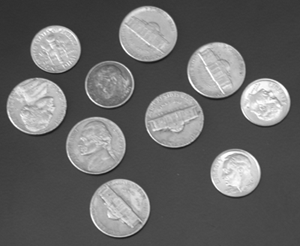
%> input picture sessional4/coins.png, 300 x 246 px
$ octave segmentation.m   (GNU Octave 9; MATLAB toolbox functions it lacks are replaced by stand-ins)
%> lines starting %> are read from the running program, lines starting %| are printed output that depends on the picture; in (x1, y1, x2, y2) boxes, pixels count from 0 and x2, y2 are one past the last pixel; in counts of white or black regions, pixels touching at a corner belong together; the program's own positions count from 1
%------------------------------------------------------------------------------------------------
% Demo to illustrate simple blob detection, measurement, and filtering.
% Requires the Image Processing Toolbox (IPT) because it demonstates some functions
% supplied by that toolbox, plus it uses the "coins" demo image supplied with that toolbox.
% If you have the IPT (you can check by typing ver on the command line), you should be able to
% run this demo code simply by copying and pasting this code into a new editor window,
% and then clicking the green "run" triangle on the toolbar.
% Running time = 7.5 seconds the first run and 2.5 seconds on subsequent runs.
% A similar Mathworks demo:
% http://www.mathworks.com/products/image/demos.html?file=/products/demos/shipping/images/ipexprops.html
% Code written and posted by ImageAnalyst, July 2009.  Updated April 2015 for MATLAB release R2015a
%------------------------------------------------------------------------------------------------
% function BlobsDemo()
% echo on;
% Startup code.
tic; % Start timer.
clc; % Clear command window.
clearvars; % Get rid of variables from prior run of this m-file.
fprintf('Running BlobsDemo.m...\n'); % Message sent to command window.
workspace; % Make sure the workspace panel with all the variables is showing.
imtool close all;  % Close all imtool figures.
format long g;
format compact;
captionFontSize = 14;

% Check that user has the Image Processing Toolbox installed.
hasIPT = license('test', 'image_toolbox');
if ~hasIPT
	% User does not have the toolbox installed.
	message = sprintf('Sorry, but you do not seem to have the Image Processing Toolbox.\nDo you want to try to continue anyway?');
	reply = questdlg(message, 'Toolbox missing', 'Yes', 'No', 'Yes');
%> the answer given: Yes
	if strcmpi(reply, 'No')
		% User said No, so exit.
		return;
	end
end

% Read in a standard MATLAB demo image of coins (US nickles and dimes, which are 5 cent and 10 cent coins)
baseFileName = 'coins.png';
folder = fileparts(which(baseFileName)); % Determine where demo folder is (works with all versions).
fullFileName = fullfile(folder, baseFileName);
if ~exist(fullFileName, 'file')
	% It doesn't exist in the current folder.
	% Look on the search path.
	if ~exist(baseFileName, 'file')
		% It doesn't exist on the search path either.
		% Alert user that we can't find the image.
		warningMessage = sprintf('Error: the input image file\n%s\nwas not found.\nClick OK to exit the demo.', fullFileName);
		uiwait(warndlg(warningMessage));
		fprintf(1, 'Finished running BlobsDemo.m.\n');
		return;
	end
	% Found it on the search path.  Construct the file name.
	fullFileName = baseFileName; % Note: don't prepend the folder.
end
% If we get here, we should have found the image file.
originalImage = imread(fullFileName);
%> originalImage is the input picture: size 246x300 uint8; min 23, max 255, mean 103
% Check to make sure that it is grayscale, just in case the user substituted their own image.
[rows, columns, numberOfColorChannels] = size(originalImage);
%> rows = 246; columns = 300; numberOfColorChannels = 1
if numberOfColorChannels > 1
	promptMessage = sprintf('Your image file has %d color channels.\nThis demo was designed for grayscale images.\nDo you want me to convert it to grayscale for you so you can continue?', numberOfColorChannels);
	button = questdlg(promptMessage, 'Continue', 'Convert and Continue', 'Cancel', 'Convert and Continue');
	if strcmp(button, 'Cancel')
		fprintf(1, 'Finished running BlobsDemo.m.\n');
		return;
	end
	% Do the conversion using standard book formula
	originalImage = rgb2gray(originalImage);
end

% Display the grayscale image.
subplot(3, 3, 1);
imshow(originalImage);
% Maximize the figure window.
set(gcf, 'units','normalized','outerposition',[0 0 1 1]);
% Force it to display RIGHT NOW (otherwise it might not display until it's all done, unless you've stopped at a breakpoint.)
drawnow;
caption = sprintf('Original "coins" image showing\n6 nickels (the larger coins) and 4 dimes (the smaller coins).');
title(caption, 'FontSize', captionFontSize);
axis image; % Make sure image is not artificially stretched because of screen's aspect ratio.

% Just for fun, let's get its histogram and display it.
[pixelCount, grayLevels] = imhist(originalImage);
%> pixelCount = 256 values, max 4264 at index 74, min 0 at index 1, mean 288.3; grayLevels = 256 values from 0 to 255
subplot(3, 3, 2);
bar(pixelCount);
title('Histogram of original image', 'FontSize', captionFontSize);
xlim([0 grayLevels(end)]); % Scale x axis manually.
grid on;

% Threshold the image to get a binary image (only 0's and 1's) of class "logical."
% Method #1: using im2bw()
%   normalizedThresholdValue = 0.4; % In range 0 to 1.
%   thresholdValue = normalizedThresholdValue * max(max(originalImage)); % Gray Levels.
%   binaryImage = im2bw(originalImage, normalizedThresholdValue);       % One way to threshold to binary
% Method #2: using a logical operation.
thresholdValue = 100;
binaryImage = originalImage > thresholdValue; % Bright objects will be chosen if you use >.
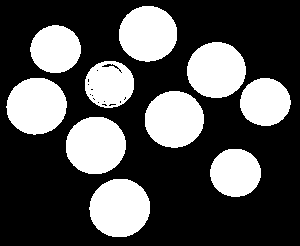
%> binaryImage: size 246x300 logical; 31.9% white; 10 white regions, largest, box (x1, y1, x2, y2) and area: (89, 179, 150, 237) 2796, (66, 117, 126, 174) 2725, (6, 78, 67, 135) 2693
% ========== IMPORTANT OPTION ============================================================
% Use < if you want to find dark objects instead of bright objects.
%   binaryImage = originalImage < thresholdValue; % Dark objects will be chosen if you use <.

% Do a "hole fill" to get rid of any background pixels or "holes" inside the blobs.
binaryImage = imfill(binaryImage, 'holes');
%> binaryImage: size 246x300 logical; 32% white; 10 white regions

% Show the threshold as a vertical red bar on the histogram.
hold on;
maxYValue = ylim;
line([thresholdValue, thresholdValue], maxYValue, 'Color', 'r');
% Place a text label on the bar chart showing the threshold.
annotationText = sprintf('Thresholded at %d gray levels', thresholdValue);
% For text(), the x and y need to be of the data class "double" so let's cast both to double.
text(double(thresholdValue + 5), double(0.5 * maxYValue(2)), annotationText, 'FontSize', 10, 'Color', [0 .5 0]);
text(double(thresholdValue - 70), double(0.94 * maxYValue(2)), 'Background', 'FontSize', 10, 'Color', [0 0 .5]);
text(double(thresholdValue + 50), double(0.94 * maxYValue(2)), 'Foreground', 'FontSize', 10, 'Color', [0 0 .5]);

% Display the binary image.
subplot(3, 3, 3);
imshow(binaryImage);
title('Binary Image, obtained by thresholding', 'FontSize', captionFontSize);

% Identify individual blobs by seeing which pixels are connected to each other.
% Each group of connected pixels will be given a label, a number, to identify it and distinguish it from the other blobs.
% Do connected components labeling with either bwlabel() or bwconncomp().
labeledImage = bwlabel(binaryImage, 8);     % Label each blob so we can make measurements of it
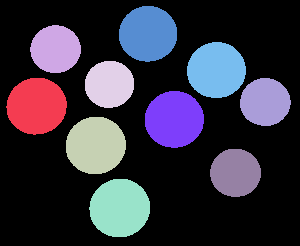
%> labeledImage: size 246x300 double; 11 distinct labels, from 0 to 10; one colour per label, 0 black
% labeledImage is an integer-valued image where all pixels in the blobs have values of 1, or 2, or 3, or ... etc.
subplot(3, 3, 4);
imshow(labeledImage, []);  % Show the gray scale image.
title('Labeled Image, from bwlabel()', 'FontSize', captionFontSize);

% Let's assign each blob a different color to visually show the user the distinct blobs.
coloredLabels = label2rgb (labeledImage, 'hsv', 'k', 'shuffle'); % pseudo random color labels
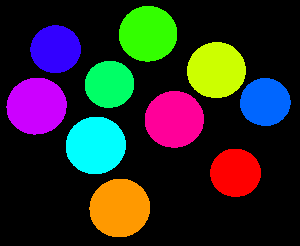
%> coloredLabels: size 246x300x3 uint8; mean R, G, B 43.2, 42, 39.9
% coloredLabels is an RGB image.  We could have applied a colormap instead (but only with R2014b and later)
subplot(3, 3, 5);
imshow(coloredLabels);
axis image; % Make sure image is not artificially stretched because of screen's aspect ratio.
caption = sprintf('Pseudo colored labels, from label2rgb().\nBlobs are numbered from top to bottom, then from left to right.');
title(caption, 'FontSize', captionFontSize);

% Get all the blob properties.  Can only pass in originalImage in version R2008a and later.
blobMeasurements = regionprops(labeledImage, originalImage, 'all');
%> blobMeasurements = 10 regions; largest, box (x1, y1, x2, y2), Area, Centroid, MajorAxisLength, MinorAxisLength and Eccentricity: (89, 179, 150, 237) 2796 [120.3 208.6] 61 58.39 0.289, (66, 117, 126, 174) 2725 [96.3 146] 60.44 57.43 0.312, (6, 78, 67, 135) 2693 [37.1 106.7] 60.55 56.66 0.353
numberOfBlobs = size(blobMeasurements, 1);
%> numberOfBlobs = 10

% bwboundaries() returns a cell array, where each cell contains the row/column coordinates for an object in the image.
% Plot the borders of all the coins on the original grayscale image using the coordinates returned by bwboundaries.
subplot(3, 3, 6);
imshow(originalImage);
title('Outlines, from bwboundaries()', 'FontSize', captionFontSize);
axis image; % Make sure image is not artificially stretched because of screen's aspect ratio.
hold on;
boundaries = bwboundaries(binaryImage);
%> boundaries = 10 boundaries; largest, box (x1, y1, x2, y2) and points: (89, 179, 150, 237) 168, (66, 117, 126, 174) 167, (6, 78, 67, 135) 165, (145, 91, 204, 148) 164, (187, 42, 246, 98) 162
numberOfBoundaries = size(boundaries, 1);
%> numberOfBoundaries = 10
for k = 1 : numberOfBoundaries
	thisBoundary = boundaries{k};
	plot(thisBoundary(:,2), thisBoundary(:,1), 'g', 'LineWidth', 2);
end
%> this loop made 10 passes
hold off;

textFontSize = 14;	% Used to control size of "blob number" labels put atop the image.
labelShiftX = -7;	% Used to align the labels in the centers of the coins.
blobECD = zeros(1, numberOfBlobs);
% Print header line in the command window.
fprintf(1,'Blob #      Mean Intensity  Area   Perimeter    Centroid       Diameter\n');
% Loop over all blobs printing their measurements to the command window.
for k = 1 : numberOfBlobs           % Loop through all blobs.
	% Find the mean of each blob.  (R2008a has a better way where you can pass the original image
	% directly into regionprops.  The way below works for all versions including earlier versions.)
	thisBlobsPixels = blobMeasurements(k).PixelIdxList;  % Get list of pixels in current blob.
	meanGL = mean(originalImage(thisBlobsPixels)); % Find mean intensity (in original image!)
	meanGL2008a = blobMeasurements(k).MeanIntensity; % Mean again, but only for version >= R2008a

	blobArea = blobMeasurements(k).Area;		% Get area.
	blobPerimeter = blobMeasurements(k).Perimeter;		% Get perimeter.
	blobCentroid = blobMeasurements(k).Centroid;		% Get centroid one at a time
	blobECD(k) = sqrt(4 * blobArea / pi);					% Compute ECD - Equivalent Circular Diameter.
	fprintf(1,'#%2d %17.1f %11.1f %8.1f %8.1f %8.1f % 8.1f\n', k, meanGL, blobArea, blobPerimeter, blobCentroid, blobECD(k));
	% Put the "blob number" labels on the "boundaries" grayscale image.
	text(blobCentroid(1) + labelShiftX, blobCentroid(2), num2str(k), 'FontSize', textFontSize, 'FontWeight', 'Bold');
end
%> this loop made 10 passes
%> (meanGL, meanGL2008a, blobArea, blobPerimeter, blobCentroid) on passes 1 to 10: (186, 186, 2693, 181.9, [37.12 106.7]), (184.6, 184.6, 1899, 151.8, [56.14 49.77]), (171.9, 171.9, 2725, 182.2, [96.27 146]), (132.6, 132.6, 1840, 149.1, [110 84.89]), (179.8, 179.8, 2796, 184.6, [120.3 208.6]), (179.3, 179.3, 2563, 176.6, [148.6 34.42]), (172.3, 172.3, 2648, 179.9, [174.8 120]), (183.8, 183.8, 2598, 178.3, [217 70.75]), (206.5, 206.5, 1935, 152.7, [236 173.4]), (208.9, 208.9, 1906, 152.4, [265.8 102.7])
%| # 1             186.0      2693.0    181.9     37.1    106.7     58.6
%| # 2             184.6      1899.0    151.8     56.1     49.8     49.2
%| # 3             171.9      2725.0    182.2     96.3    146.0     58.9
%| # 4             132.6      1840.0    149.1    110.0     84.9     48.4
%| # 5             179.8      2796.0    184.6    120.3    208.6     59.7
%| # 6             179.3      2563.0    176.6    148.6     34.4     57.1
%| # 7             172.3      2648.0    179.9    174.8    120.0     58.1
%| # 8             183.8      2598.0    178.3    217.0     70.8     57.5
%> (further printed lines are left out)
%> after the loop, blobECD = [58.56 49.17 58.9 48.4 59.67 57.13 58.06 57.51 49.64 49.26]

% Now, I'll show you another way to get centroids.
% We can get the centroids of ALL the blobs into 2 arrays,
% one for the centroid x values and one for the centroid y values.
allBlobCentroids = [blobMeasurements.Centroid];
%> allBlobCentroids = 20 values, max 265.8 at index 19, min 34.42 at index 12, mean 128
centroidsX = allBlobCentroids(1:2:end-1);
%> centroidsX = [37.12 56.14 96.27 110 120.3 148.6 174.8 217 236 265.8]
centroidsY = allBlobCentroids(2:2:end);
%> centroidsY = [106.7 49.77 146 84.89 208.6 34.42 120 70.75 173.4 102.7]
% Put the labels on the rgb labeled image also.
subplot(3, 3, 5);
for k = 1 : numberOfBlobs           % Loop through all blobs.
	text(centroidsX(k) + labelShiftX, centroidsY(k), num2str(k), 'FontSize', textFontSize, 'FontWeight', 'Bold');
end

% Now I'll demonstrate how to select certain blobs based using the ismember() function.
% Let's say that we wanted to find only those blobs
% with an intensity between 150 and 220 and an area less than 2000 pixels.
% This would give us the three brightest dimes (the smaller coin type).
allBlobIntensities = [blobMeasurements.MeanIntensity];
%> allBlobIntensities = [186 184.6 171.9 132.6 179.8 179.3 172.3 183.8 206.5 208.9]
allBlobAreas = [blobMeasurements.Area];
%> allBlobAreas = [2693 1899 2725 1840 2796 2563 2648 2598 1935 1906]
% Get a list of the blobs that meet our criteria and we need to keep.
% These will be logical indices - lists of true or false depending on whether the feature meets the criteria or not.
% for example [1, 0, 0, 1, 1, 0, 1, .....].  Elements 1, 4, 5, 7, ... are true, others are false.
allowableIntensityIndexes = (allBlobIntensities > 150) & (allBlobIntensities < 220);
%> allowableIntensityIndexes = [true true true false true true true true true true]
allowableAreaIndexes = allBlobAreas < 2000; % Take the small objects.
%> allowableAreaIndexes = [false true false true false false false false true true]
% Now let's get actual indexes, rather than logical indexes, of the  features that meet the criteria.
% for example [1, 4, 5, 7, .....] to continue using the example from above.
keeperIndexes = find(allowableIntensityIndexes & allowableAreaIndexes);
%> keeperIndexes = [2 9 10]
% Extract only those blobs that meet our criteria, and
% eliminate those blobs that don't meet our criteria.
% Note how we use ismember() to do this.  Result will be an image - the same as labeledImage but with only the blobs listed in keeperIndexes in it.
keeperBlobsImage = ismember(labeledImage, keeperIndexes);
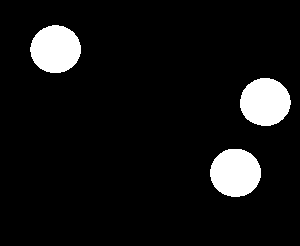
%> keeperBlobsImage: size 246x300 logical; 7.8% white; 3 white regions, box (x1, y1, x2, y2) and area: (210, 149, 261, 197) 1935, (240, 78, 291, 126) 1906, (30, 25, 81, 73) 1899
% Re-label with only the keeper blobs kept.
labeledDimeImage = bwlabel(keeperBlobsImage, 8);     % Label each blob so we can make measurements of it
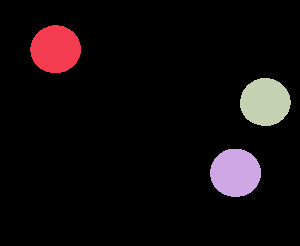
%> labeledDimeImage: size 246x300 double; 4 distinct labels, from 0 to 3; one colour per label, 0 black
% Now we're done.  We have a labeled image of blobs that meet our specified criteria.
subplot(3, 3, 7);
imshow(labeledDimeImage, []);
axis image;
title('"Keeper" blobs (3 brightest dimes in a re-labeled image)', 'FontSize', captionFontSize);
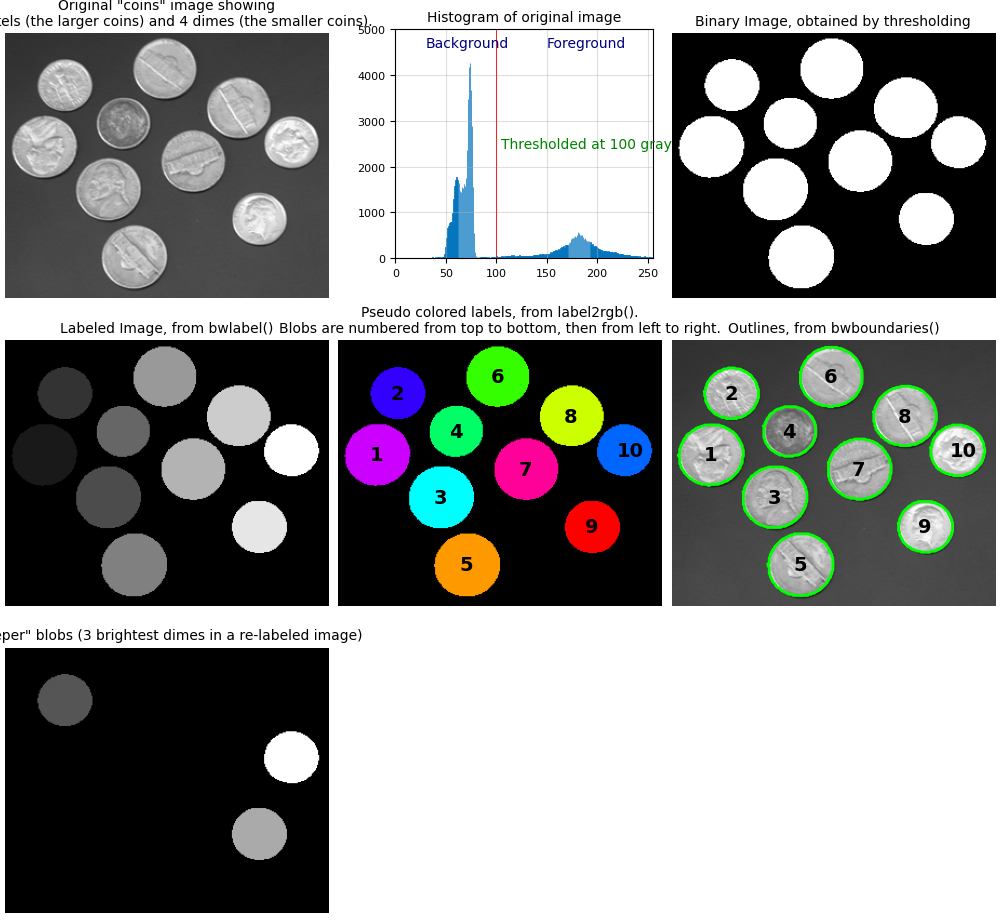
%> figure redrawn from the program's plot data, 7 panels

% Plot the centroids in the original image in the upper left.
% Dimes will have a red cross, nickels will have a blue X.
message = sprintf('Now I will plot the centroids over the original image in the upper left.\nPlease look at the upper left image.');
reply = questdlg(message, 'Plot Centroids?', 'OK', 'Cancel', 'Cancel');
%> the answer given: Cancel
% Note: reply will = '' for Upper right X, 'OK' for OK, and 'Cancel' for Cancel.
if strcmpi(reply, 'Cancel')
	return;
end
subplot(3, 3, 1);
hold on; % Don't blow away image.
for k = 1 : numberOfBlobs           % Loop through all keeper blobs.
	% Identify if blob #k is a dime or nickel.
	itsADime = allBlobAreas(k) < 2200; % Dimes are small.
	if itsADime
		% Plot dimes with a red +.
		plot(centroidsX(k), centroidsY(k), 'r+', 'MarkerSize', 10, 'LineWidth', 2);
	else
		% Plot dimes with a blue x.
		plot(centroidsX(k), centroidsY(k), 'bx', 'MarkerSize', 10, 'LineWidth', 2);
	end
end


% Now use the keeper blobs as a mask on the original image.
% This will let us display the original image in the regions of the keeper blobs.
maskedImageDime = originalImage; % Simply a copy at first.
maskedImageDime(~keeperBlobsImage) = 0;  % Set all non-keeper pixels to zero.
subplot(3, 3, 8);
imshow(maskedImageDime);
axis image;
title('Only the 3 brightest dimes from the original image', 'FontSize', captionFontSize);

% Now let's get the nickels (the larger coin type).
keeperIndexes = find(allBlobAreas > 2000);  % Take the larger objects.
% Note how we use ismember to select the blobs that meet our criteria.
nickelBinaryImage = ismember(labeledImage, keeperIndexes);
% Let's get the nickels from the original grayscale image, with the other non-nickel pixels blackened.
% In other words, we will create a "masked" image.
maskedImageNickel = originalImage; % Simply a copy at first.
maskedImageNickel(~nickelBinaryImage) = 0;  % Set all non-nickel pixels to zero.
subplot(3, 3, 9);
imshow(maskedImageNickel, []);
axis image;
title('Only the nickels from the original image', 'FontSize', captionFontSize);

elapsedTime = toc;
% Alert user that the demo is done and give them the option to save an image.
message = sprintf('Done making measurements of the features.\n\nElapsed time = %.2f seconds.', elapsedTime);
message = sprintf('%s\n\nCheck out the figure window for the images.\nCheck out the command window for the numerical results.', message);
message = sprintf('%s\n\nDo you want to save the pseudo-colored image?', message);
reply = questdlg(message, 'Save image?', 'Yes', 'No', 'No');
% Note: reply will = '' for Upper right X, 'Yes' for Yes, and 'No' for No.
if strcmpi(reply, 'Yes')
	% Ask user for a filename.
	FilterSpec = {'*.PNG', 'PNG Images (*.png)'; '*.tif', 'TIFF images (*.tif)'; '*.*', 'All Files (*.*)'};
	DialogTitle = 'Save image file name';
	% Get the default filename.  Make sure it's in the folder where this m-file lives.
	% (If they run this file but the cd is another folder then pwd will show that folder, not this one.
	thisFile = mfilename('fullpath');
	[thisFolder, baseFileName, ext] = fileparts(thisFile);
	DefaultName = sprintf('%s/%s.tif', thisFolder, baseFileName);
	[fileName, specifiedFolder] = uiputfile(FilterSpec, DialogTitle, DefaultName);
	if fileName ~= 0
		% Parse what they actually specified.
		[folder, baseFileName, ext] = fileparts(fileName);
		% Create the full filename, making sure it has a tif filename.
		fullImageFileName = fullfile(specifiedFolder, [baseFileName '.tif']);
		% Save the labeled image as a tif image.
		imwrite(uint8(coloredLabels), fullImageFileName);
		% Just for fun, read image back into the imtool utility to demonstrate that tool.
		tifimage = imread(fullImageFileName);
		imtool(tifimage, []);
	end
end

message = sprintf('Would you like to crop out each coin to individual images?');
reply = questdlg(message, 'Extract Individual Images?', 'Yes', 'No', 'Yes');
% Note: reply will = '' for Upper right X, 'Yes' for Yes, and 'No' for No.
if strcmpi(reply, 'Yes')
	figure;	% Create a new figure window.
	% Maximize the figure window.
	set(gcf, 'Units','Normalized','OuterPosition',[0 0 1 1]);
	for k = 1 : numberOfBlobs           % Loop through all blobs.
		% Find the bounding box of each blob.
		thisBlobsBoundingBox = blobMeasurements(k).BoundingBox;  % Get list of pixels in current blob.
		% Extract out this coin into it's own image.
		subImage = imcrop(originalImage, thisBlobsBoundingBox);
		% Determine if it's a dime (small) or a nickel (large coin).
		if blobMeasurements(k).Area > 2200
			coinType = 'nickel';
		else
			coinType = 'dime';
		end
		% Display the image with informative caption.
		subplot(3, 4, k);
		imshow(subImage);
		caption = sprintf('Coin #%d is a %s.\nDiameter = %.1f pixels\nArea = %d pixels', ...
			k, coinType, blobECD(k), blobMeasurements(k).Area);
		title(caption, 'FontSize', textFontSize);
	end

	% Display the MATLAB "peaks" logo.
	logoFig = subplot(3, 4, 11:12);
	caption = sprintf('A MATLAB Tutorial by ImageAnalyst');
	text(0.5,1.15, caption, 'Color','r', 'FontSize', 18, 'FontWeight','b', 'HorizontalAlignment', 'Center') ;
	positionOfLowerRightPlot = get(logoFig, 'position');
	L = 40*membrane(1,25);
	logoax = axes('CameraPosition', [-193.4013 -265.1546  220.4819],...
		'CameraTarget',[26 26 10], ...
		'CameraUpVector',[0 0 1], ...
		'CameraViewAngle',9.5, ...
		'DataAspectRatio', [1 1 .9],...
		'Position', positionOfLowerRightPlot, ...
		'Visible','off', ...
		'XLim',[1 51], ...
		'YLim',[1 51], ...
		'ZLim',[-13 40], ...
		'parent',gcf);
	s = surface(L, ...
		'EdgeColor','none', ...
		'FaceColor',[0.9 0.2 0.2], ...
		'FaceLighting','phong', ...
		'AmbientStrength',0.3, ...
		'DiffuseStrength',0.6, ...
		'Clipping','off',...
		'BackFaceLighting','lit', ...
		'SpecularStrength',1, ...
		'SpecularColorReflectance',1, ...
		'SpecularExponent',7, ...
		'Tag','TheMathWorksLogo', ...
		'parent',logoax);
	l1 = light('Position',[40 100 20], ...
		'Style','local', ...
		'Color',[0 0.8 0.8], ...
		'parent',logoax);
	l2 = light('Position',[.5 -1 .4], ...
		'Color',[0.8 0.8 0], ...
		'parent',logoax);
end
